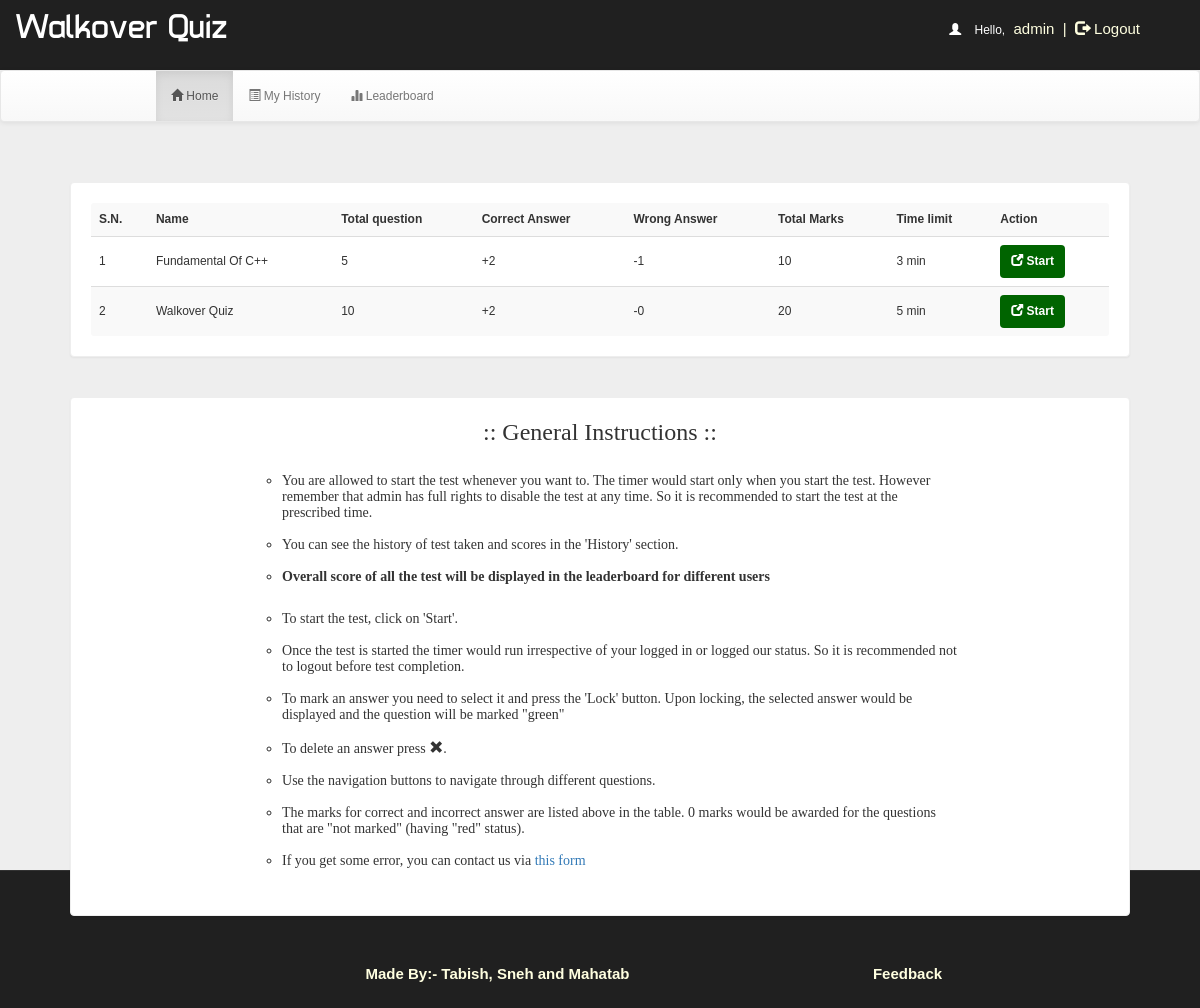
Page /account.php?q=1 (signed in) on the committed database.
### tables this page shows
CREATE TABLE `quiz` (
  `id` int(100) NOT NULL,
  `eid` text NOT NULL,
  `title` varchar(100) NOT NULL,
  `correct` int(11) NOT NULL,
  `wrong` int(11) NOT NULL,
  `total` int(11) NOT NULL,
  `time` bigint(20) NOT NULL,
  `date` timestamp NOT NULL DEFAULT CURRENT_TIMESTAMP ON UPDATE CURRENT_TIMESTAMP,
  `status` varchar(10) NOT NULL
);

### account.php (the view, shortened to what this page needs)
<!DOCTYPE html PUBLIC "-//W3C//DTD XHTML 1.0 Transitional//EN" "http://www.w3.org/TR/xhtml1/DTD/xhtml1-transitional.dtd">
<html xmlns="http://www.w3.org/1999/xhtml">
<head>
<link  rel="stylesheet" href="css/bootstrap.min.css"/>
 <link  rel="stylesheet" href="css/bootstrap-theme.min.css"/>
 <link rel="stylesheet" href="css/main.css">
 <link  rel="stylesheet" href="css/font.css">
</head>
<body>
<div class="header">
<div class="row">
<div class="col-lg-6">
<span class="logo">Walkover Quiz</span></div>
<div class="col-md-4 col-md-offset-2">
 <?php
include_once 'dbConnection.php';
if (!(isset($_SESSION['username']))) {
    header("location:index.php");
} else {
    $username = $_SESSION['username'];
    echo '<span class="pull-right top title1" ><span style="color:white"><span class="glyphicon glyphicon-user" aria-hidden="true"></span>&nbsp;&nbsp;&nbsp;&nbsp;Hello,</span> <span class="log log1" style="color:lightyellow">' . $username . '&nbsp;&nbsp;|&nbsp;&nbsp;<a href="logout.php?q=account.php" style="color:lightyellow"><span class="glyphicon glyphicon-log-out" aria-hidden="true"></span>&nbsp;Logout</button></a></span>';
}
?>
</div>
</div></div>
<div class="bg">
<nav class="navbar navbar-default title1">
  <div class="container-fluid">
    <div class="navbar-header">
      <a class="navbar-brand" href="#"><b>&nbsp;&nbsp;&nbsp;&nbsp;&nbsp;&nbsp;&nbsp;&nbsp;&nbsp;&nbsp;&nbsp;&nbsp;&nbsp;&nbsp;&nbsp;&nbsp;&nbsp;&nbsp;&nbsp;&nbsp;&nbsp;&nbsp;&nbsp;&nbsp;&nbsp;</b></a>
    </div>
    <div class="collapse navbar-collapse" id="bs-example-navbar-collapse-1">
      <ul class="nav navbar-nav">
        <li <?php
if (@$_GET['q'] == 1)
    echo 'class="active"';
?> ><a href="account.php?q=1"><span class="glyphicon glyphicon-home" aria-hidden="true"></span>&nbsp;Home<span class="sr-only">(current)</span></a></li>
        <li <?php
if (@$_GET['q'] == 2)
    echo 'class="active"';
?>><a href="account.php?q=2"><span class="glyphicon glyphicon-list-alt" aria-hidden="true"></span>&nbsp;My History</a></li>
    <li <?php
if (@$_GET['q'] == 3)
    echo 'class="active"';
?>><a href="account.php?q=3"><span class="glyphicon glyphicon-stats" aria-hidden="true"></span>&nbsp;Leaderboard</a></li></ul>
      </div>
  </div>
</nav>
<div class="container">
<div class="row">
<div class="col-md-12">
<?php
if (@$_GET['q'] == 1) {
    $result = mysqli_query($con, "SELECT * FROM quiz WHERE status = 'enabled' ORDER BY date DESC") or die('Error');
    echo '<div class="panel"><table class="table table-striped title1"  style="vertical-align:middle">
<tr><td style="vertical-align:middle"><b>S.N.</b></td><td style="vertical-align:middle"><b>Name</b></td><td style="vertical-align:middle"><b>Total question</b></td><td style="vertical-align:middle"><b>Correct Answer</b></td><td style="vertical-align:middle"><b>Wrong Answer</b></td><td style="vertical-align:middle"><b>Total Marks</b></td><td style="vertical-align:middle"><b>Time limit</b></td><td style="vertical-align:middle"><b>Action</b></td></tr>';
    $c = 1;
    while ($row = mysqli_fetch_array($result)) {
        $title   = $row['title'];
        $total   = $row['total'];
        $correct = $row['correct'];
        $wrong   = $row['wrong'];
        $time    = $row['time'];
        $eid     = $row['eid'];
        $q12 = mysqli_query($con, "SELECT score FROM history WHERE eid='$eid' AND username='$username'") or die('Error98');
        $rowcount = mysqli_num_rows($q12);
        if ($rowcount == 0) {
            echo '<tr><td style="vertical-align:middle">' . $c++ . '</td><td style="vertical-align:middle">' . $title . '</td><td style="vertical-align:middle">' . $total . '</td><td style="vertical-align:middle">+' . $correct . '</td><td style="vertical-align:middle">-' . $wrong . '</td><td style="vertical-align:middle">' . $correct * $total . '</td><td style="vertical-align:middle">' . $time . '&nbsp;min</td>
  <td style="vertical-align:middle"><b><a href="account.php?q=quiz&step=2&eid=' . $eid . '&n=1&t=' . $total . '&start=start" class="btn" style="color:#FFFFFF;background:darkgreen;font-size:12px;padding:7px;padding-left:10px;padding-right:10px"><span class="glyphicon glyphicon-new-window" aria-hidden="true"></span>&nbsp;<span><b>Start</b></span></a></b></td></tr>';
        }
    }
    echo '</table></div><div class="panel" style="padding-top:1px;padding-left:15%;padding-right:15%;word-wrap:break-word"><h3 align="center" style="font-family:calibri">:: General Instructions ::</h3><br /><ul type="circle"><font style="font-size:14px;font-family:calibri">';
    $file = fopen("instructions.txt", "r");
    while (!feof($file)) {
        echo '<li>';
        $string = fgets($file);
        $num    = strlen($string) - 1;
        $c      = str_split($string);
        for ($i = 0; $i < $num; $i++) {
            $last = $c[$i - 1];
            if ($c[$i] == ' ' && $last == ' ') {
                echo '&nbsp;';
            } else {
                echo $c[$i];
            }
        }
        echo "</li><br />";
    }
    echo '</font></ul></div>';
}
?>
</div></div></div></div>
<div class="row footer">
 <div class="col-md-2 box"></div>
<div class="col-md-6 box">
<span href="#" data-target="#login" style="color:lightyellow;font-weight:bolder;">Made By:- Tabish, Sneh and Mahatab<br><br></span></div>
<div class="col-md-2 box">
<a href="feedback.php" style="color:lightyellow;font-weight:bolder;" onmouseover="this.style('color:yellow')" target="new">Feedback</a></div>
</body>
</html>

### css/main.css (style rules this page uses)
body { overflow-x: hidden; width: 100%; font: 12px "Century Gothic", "Times Roman", sans-serif; background: #eee; height: 100vh; background-attachment: fixed; }
.bg { height: 100vh; }
.panel { border-color: #eee; margin: 40px; padding: 20px; font: 15px "Century Gothic", "Times Roman", sans-serif; }
.header { background: #202020; height: 70px; }
.logo { font-family: 'typo'; font-size: 35px; color: #ffffff; margin: 15px; }
.title1 { font: 12px "Century Gothic", "Times Roman", sans-serif; }
.footer { font-size: 15px; text-align: center; border-top: 1px solid; border-color: #323232; background-color: #202020; }
.footer a { margin: 25px; color: #0000ff; text-decoration: none; font: 15px "Century Gothic", "Times Roman", sans-serif; }
.box { padding: 9px; }
.top { margin-top: 20px; }
.log1 { font: 15px 'Ubuntu', sans-serif; color: #0000ff; margin-left: 10px; }
.log { margin: 10px; margin-right: 60px; margin-left: 5px; color: #ffffb3; text-decoration: none; font-size: 20px; font-size: 15px; }

### rows in the picture
quiz: title "Fundamental Of C++", total "5", correct "2", wrong "1", $correct * $total "10", time "3"
quiz: title "Walkover Quiz", total "10", correct "2", wrong "0", $correct * $total "20", time "5"

### other values in the picture
$username "admin"
$c[$i] "Y"
$c[$i] "o"
$c[$i] "u"
$c[$i] "a"
$c[$i] "r"
$c[$i] "e"
$c[$i] "l"
$c[$i] "w"
$c[$i] "d"
$c[$i] "t"
$c[$i] "s"
$c[$i] "h"
$c[$i] "n"
$c[$i] "v"
